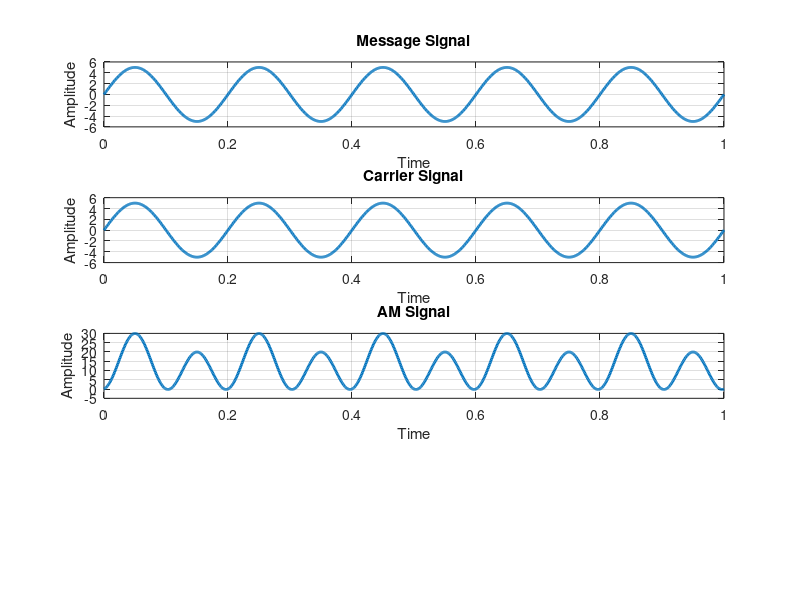

Write the MATLAB code that produced this figure.

clc;  %clear command window
clear all;  %clear our workspace
close all;  %closes all other workable windows
t=0:0.001:1;
set(0,'defaultlinelinewidth',2); %set width of the curve
A=5;                             %Amplitude of signal
fm=input('Message frequency=');  %Accepting input value
fc=input('Carrier frequency=');  %Accepting input value (fc >= 2*fm)
mi=input('Modulation Index=');   %Modulation Index
Sm=A*sin(2*pi*fm*t);             %Message Signal
subplot(4,1,1);      %Plotting frame divided in to 4 rows and this fig appear at 1st
plot(t,Sm);
xlabel('Time');
ylabel('Amplitude');
title('Message Signal');
grid on;
Sc=A*sin(2*pi*fc*t);           %Carrier Signal
subplot(4,1,2);
plot(t,Sc);                    %plot x v/s y axes
xlabel('Time');
ylabel('Amplitude');
title('Carrier Signal');
grid on;               % puts major grid among ticks in the axes

%AM Signal, Amplitude of Carrier changes to (A+Message)
Sfm=(A+mi*Sm).*sin(2*pi*fc*t);
subplot(4,1,3);
plot(t,Sfm);
xlabel('Time');
ylabel('Amplitude');
title('AM Signal');
grid on;


